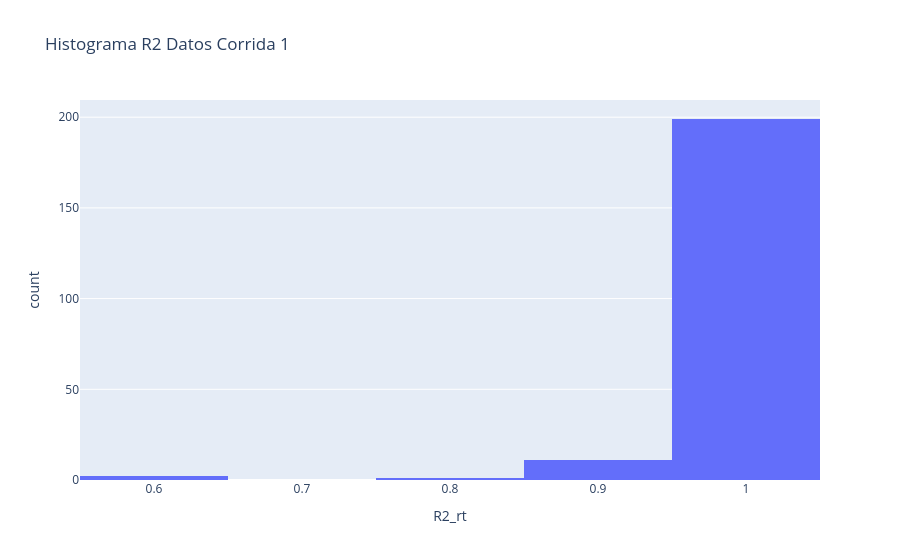

The code cell stored with this chart in its notebook:
### Code cell
fig = px.histogram(original, x="R2_rt", nbins=8, title="Histograma R2 Datos Corrida 1")
fig.show()

### Figure 1 — Plotly figure (JSON) as saved in the notebook; plotly's stock layout.template omitted (floating-point values rounded to 4 significant figures; data arrays with more than 128 entries replaced by an {"elided": "..."} marker saying what was removed)
{"data": [{"alignmentgroup": "True", "bingroup": "x", "hovertemplate": "R2_rt=%{x}<br>count=%{y}<extra></extra>", "legendgroup": "", "marker": {"color": "#636efa", "pattern": {"shape": ""}}, "name": "", "nbinsx": 8, "offsetgroup": "", "orientation": "v", "showlegend": false, "type": "histogram", "x": {"elided": "357 float values"}, "xaxis": "x", "yaxis": "y"}], "layout": {"barmode": "relative", "legend": {"tracegroupgap": 0}, "title": {"text": "Histograma R2 Datos Corrida 1"}, "xaxis": {"anchor": "y", "domain": [0, 1], "title": {"text": "R2_rt"}}, "yaxis": {"anchor": "x", "domain": [0, 1], "title": {"text": "count"}}}}
